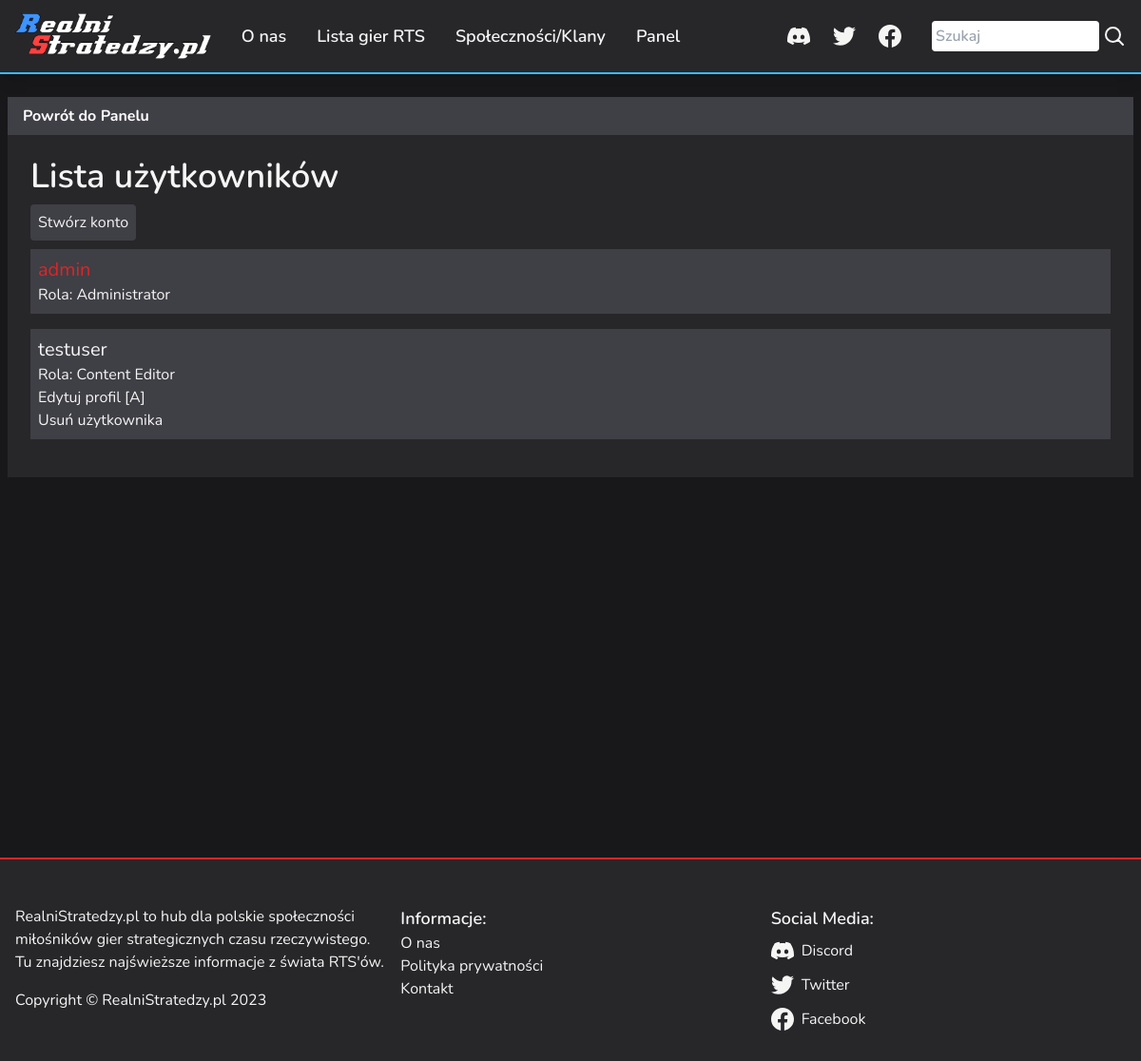
The page /control-panel/users (signed in) on the database its author committed.
### app/models.py (models this page shows, shortened)
class User(UserMixin, db.Model):
    __tablename__ = 'users'
    id = db.Column(db.Integer, primary_key=True)
    email = db.Column(db.String(64), unique=True, index=True)
    username = db.Column(db.String(64), unique=True, index=True)
    password_hash = db.Column(db.String(128))
    role_id = db.Column(db.Integer, db.ForeignKey('roles.id'))
    member_since = db.Column(db.DateTime(), default=datetime.datetime.utcnow)
    last_seen = db.Column(db.DateTime(), default=datetime.datetime.utcnow)
    posts = db.relationship('Post', backref='author', lazy='dynamic')
    @property
    def password(self):
        raise AttributeError('password is not a readable attr')
    def is_administrator(self):
        return self.can(Permission.ADMIN)
    def can(self, perm):
        return self.role is not None and self.role.has_permission(perm)

class Role(db.Model):
    __tablename__ = 'roles'
    id = db.Column(db.Integer, primary_key=True)
    name = db.Column(db.String(64), unique=True)
    permissions = db.Column(db.Integer)
    users = db.relationship('User', backref='role', lazy='dynamic')
    def has_permission(self, perm):
        return self.permissions & perm == perm

### app/control_panel/views.py (the view)
@control_panel.route('/users')
@admin_required
@login_required
def users():
    users = db.select(User)
    page = db.paginate(users)
    return render_template('control_panel/users.html', page=page)

### app/main/forms.py
class SearchForm(FlaskForm):
    searched = StringField('Wyszukaj', validators=[DataRequired()])
    submit = SubmitField('Szukaj')

### app/control_panel/__init__.py (called while the page is built)
@control_panel.app_context_processor
def inject_permissions():
    return dict(Permission=Permission)

### app/main/__init__.py (called while the page is built)
@main.app_context_processor
def inject_base():
    form = SearchForm()
    return dict(search_form=form)

### app/models.py (called while the page is built)
@login_manager.user_loader
def load_user(user_id):
    return db.get_or_404(User, user_id)

### app/templates/control_panel/users.html (shortened to what this page needs)
{% extends "base.html" %}
{% block main %}
{% import "_macros.html" as macros %}
{{ macros.render_back_to_panel() }}
<div class="users_list bg-zinc-800 px-6 py-6">
    <div class="mb-4"><h2 class="text-4xl font-semibold">Lista użytkowników</h2></div>
    <div><a class="p-2 rounded bg-zinc-700 hover:text-sky-400" href="{{ url_for('.auth.register') }}">Stwórz konto</a></div>
    {% for user in page %}
    <div class="users_list__user bg-zinc-700 my-4 p-2">
        <h4><a class="{% if user.is_administrator() %}text-red-600{% endif %} text-xl" href="{{ url_for('.user', username=user.username) }}">{{ user.username }}</a></h4>
        <p>Rola: {{ user.role.name }}</p>
        {% if current_user.is_administrator() and not user.is_administrator() %}
        <a class="block hover:text-sky-400 transition" href="{{ url_for('.edit_profile_admin', id=user.id) }}">
            Edytuj profil [A]
        </a>
        <a class="block hover:text-red-600 transition" href="{{ url_for('.auth.delete_user', id=user.id) }}" onclick="return confirm('Czy jesteś pewien, że chcesz usunąć usera?');">Usuń użytkownika</a>
        {% endif %}
    </div>
    {% endfor %}
</div>
{% endblock %}

### rows shown on the page
User: username "admin", role.name "Administrator"
User: username "testuser", role.name "Content Editor"
